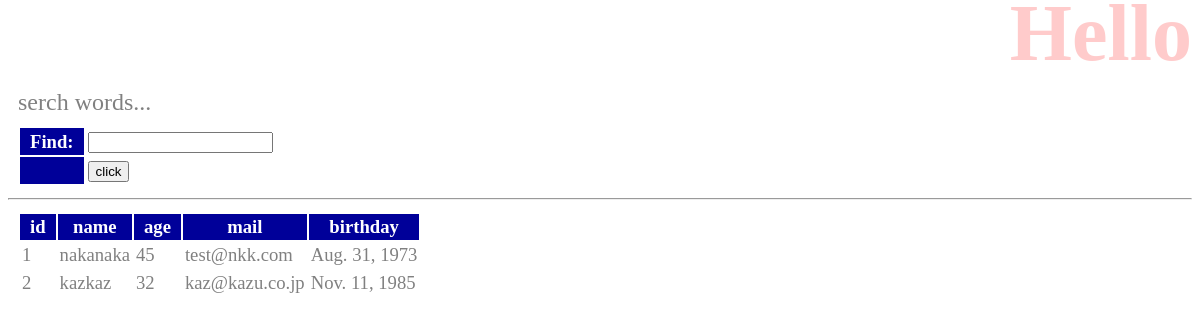
The app's page /hello/find, older data.
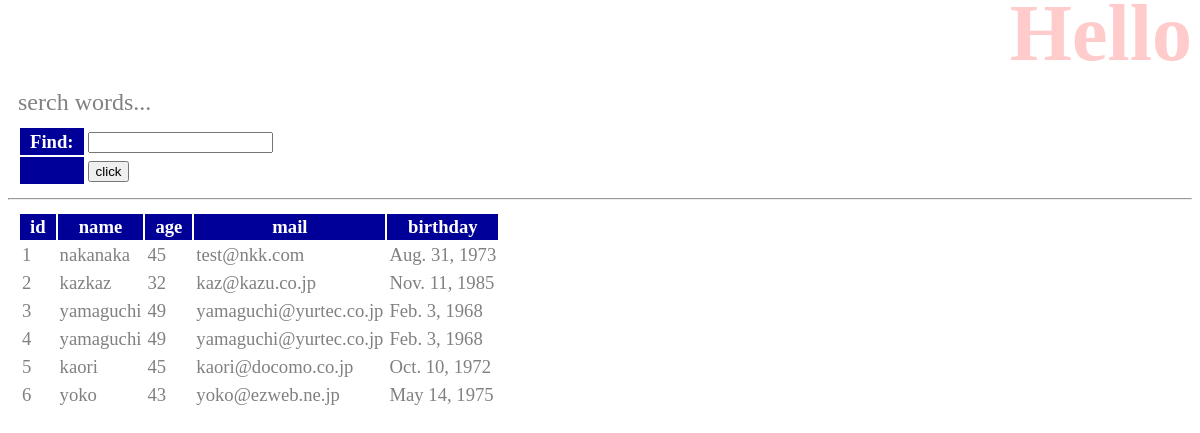
The same page, newer data.
### hello/models.py (models this page shows, shortened)
class Friend(models.Model):
    name = models.CharField(max_length=100,\
        validators=[URLValidator()])
    mail = models.EmailField(max_length=200)
    gender = models.BooleanField()
    age = models.IntegerField()
    birthday = models.DateField()

### hello/views.py (the view)
# urls.py: path('find', views.find, name='find'),
def find(request):
    if (request.method == 'POST'):
        msg = request.POST['find']
        form = FindForm(request.POST)
        sql = 'select * from hello_friend'
        if(msg !=''):
            sql += ' where ' + msg
        data = Friend.objects.raw(sql)
        msg = sql
    else:
        msg = 'serch words...'
        form = FindForm()
        data = Friend.objects.all()
    params = {
        'title': 'Hello',
        'message': msg,
        'form': form,
        'data': data,
    }
    return render(request, 'hello/find.html', params)

### hello/forms.py
class FindForm(forms.Form):
    find = forms.CharField(label='Find',required=False)

### hello/templates/hello/find.html (shortened to what this page needs)
{% load static %}
<!doctype html>
<html lang="ja">
<head>
    <link rel="stylesheet" type="text/css"
        href="{% static 'hello/css/style.css' %}" />
</head>
<body>
    <h1>{{title}}</h1>
    <p>{{message|safe}}</p>
    <table>
        <form action="{% url 'find' %}" method="post">
        {{form}}
        <tr><th></th><td><input type="submit" value="click"</td></tr>
        </form>
    </table>
    <hr>
    <table>
      <tr>
          <th>id</th>
          <th>name</th>
          <th>age</th>
          <th>mail</th>
          <th>birthday</th>
      </tr>
    {% for item in data %}
      <tr>
          <td>{{item.id}}</td>
          <td>{{item.name}}</td>
          <td>{{item.age}}</td>
          <td>{{item.mail}}</td>
          <td>{{item.birthday}}</td>
      </tr>
        {% endfor %}
    </table>
</body>
</html>

Row changes from the older to the newer data that the page shows:
added Friend: id "3", name "yamaguchi", age "49", mail "yamaguchi@yurtec.co.jp", birthday "Feb. 3, 1968"
added Friend: id "4", name "yamaguchi", age "49", mail "yamaguchi@yurtec.co.jp", birthday "Feb. 3, 1968"
added Friend: id "5", name "kaori", age "45", mail "kaori@docomo.co.jp", birthday "Oct. 10, 1972"
added Friend: id "6", name "yoko", age "43", mail "yoko@ezweb.ne.jp", birthday "May 14, 1975"
